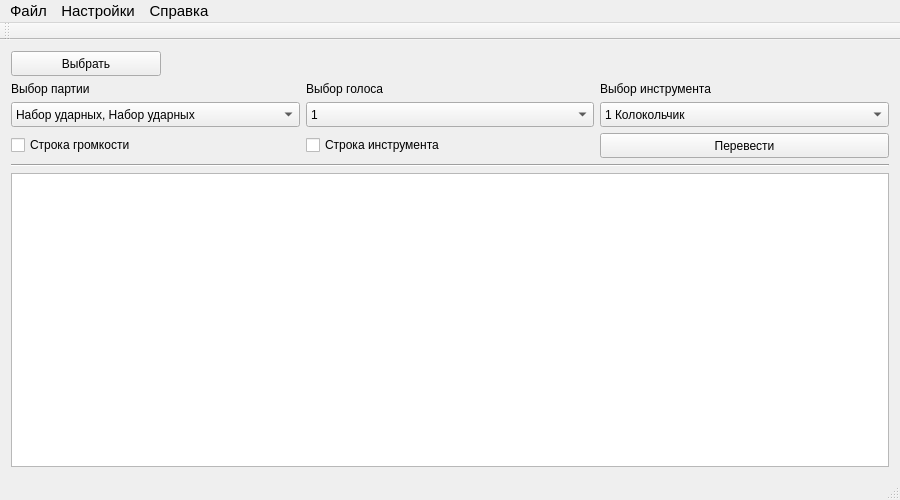
<?xml version="1.0" encoding="UTF-8"?>
<ui version="4.0">
 <class>MainWindow</class>
 <widget class="QMainWindow" name="MainWindow">
  <property name="enabled">
   <bool>true</bool>
  </property>
  <property name="geometry">
   <rect>
    <x>0</x>
    <y>0</y>
    <width>900</width>
    <height>500</height>
   </rect>
  </property>
  <property name="minimumSize">
   <size>
    <width>0</width>
    <height>0</height>
   </size>
  </property>
  <property name="windowTitle">
   <string>MainWindow</string>
  </property>
  <widget class="QWidget" name="centralWidget">
   <property name="sizePolicy">
    <sizepolicy hsizetype="Fixed" vsizetype="Fixed">
     <horstretch>0</horstretch>
     <verstretch>0</verstretch>
    </sizepolicy>
   </property>
   <layout class="QGridLayout" name="gridLayout">
    <item row="0" column="0">
     <layout class="QHBoxLayout" name="horizontalLayout_4">
      <property name="spacing">
       <number>0</number>
      </property>
      <item>
       <widget class="QPushButton" name="OpenXmlFile">
        <property name="sizePolicy">
         <sizepolicy hsizetype="Fixed" vsizetype="Fixed">
          <horstretch>0</horstretch>
          <verstretch>0</verstretch>
         </sizepolicy>
        </property>
        <property name="minimumSize">
         <size>
          <width>150</width>
          <height>25</height>
         </size>
        </property>
        <property name="text">
         <string>Выбрать</string>
        </property>
       </widget>
      </item>
      <item>
       <spacer name="horizontalSpacer">
        <property name="orientation">
         <enum>Qt::Horizontal</enum>
        </property>
        <property name="sizeHint" stdset="0">
         <size>
          <width>40</width>
          <height>20</height>
         </size>
        </property>
       </spacer>
      </item>
     </layout>
    </item>
    <item row="1" column="0">
     <layout class="QGridLayout" name="gridLayout_2">
      <item row="0" column="0">
       <widget class="QLabel" name="label_3">
        <property name="text">
         <string>Выбор партии</string>
        </property>
       </widget>
      </item>
      <item row="0" column="1">
       <widget class="QLabel" name="label">
        <property name="text">
         <string>Выбор голоса</string>
        </property>
       </widget>
      </item>
      <item row="0" column="2">
       <widget class="QLabel" name="label_4">
        <property name="text">
         <string>Выбор инструмента</string>
        </property>
       </widget>
      </item>
      <item row="1" column="0">
       <widget class="QComboBox" name="comboBox">
        <property name="minimumSize">
         <size>
          <width>0</width>
          <height>25</height>
         </size>
        </property>
        <item>
         <property name="text">
          <string>Набор ударных, Набор ударных</string>
         </property>
        </item>
       </widget>
      </item>
      <item row="1" column="1">
       <widget class="QComboBox" name="comboBox_2">
        <property name="minimumSize">
         <size>
          <width>0</width>
          <height>25</height>
         </size>
        </property>
        <item>
         <property name="text">
          <string>1</string>
         </property>
        </item>
        <item>
         <property name="text">
          <string>2</string>
         </property>
        </item>
       </widget>
      </item>
      <item row="1" column="2">
       <widget class="QComboBox" name="comboBox_3">
        <property name="minimumSize">
         <size>
          <width>0</width>
          <height>25</height>
         </size>
        </property>
        <item>
         <property name="text">
          <string>1 Колокольчик</string>
         </property>
        </item>
       </widget>
      </item>
     </layout>
    </item>
    <item row="2" column="0">
     <layout class="QHBoxLayout" name="horizontalLayout">
      <item>
       <widget class="QCheckBox" name="checkBox">
        <property name="text">
         <string>Строка громкости</string>
        </property>
       </widget>
      </item>
      <item>
       <widget class="QCheckBox" name="checkBox_2">
        <property name="text">
         <string>Строка инструмента</string>
        </property>
       </widget>
      </item>
      <item>
       <widget class="QPushButton" name="pushButton_2">
        <property name="minimumSize">
         <size>
          <width>0</width>
          <height>25</height>
         </size>
        </property>
        <property name="text">
         <string>Перевести</string>
        </property>
       </widget>
      </item>
     </layout>
    </item>
    <item row="3" column="0">
     <widget class="Line" name="line">
      <property name="orientation">
       <enum>Qt::Horizontal</enum>
      </property>
     </widget>
    </item>
    <item row="4" column="0">
     <widget class="QTextEdit" name="TranslatedArea"/>
    </item>
   </layout>
  </widget>
  <widget class="QMenuBar" name="menuBar">
   <property name="geometry">
    <rect>
     <x>0</x>
     <y>0</y>
     <width>900</width>
     <height>26</height>
    </rect>
   </property>
   <property name="font">
    <font>
     <pointsize>11</pointsize>
    </font>
   </property>
   <widget class="QMenu" name="menu">
    <property name="font">
     <font>
      <pointsize>11</pointsize>
     </font>
    </property>
    <property name="title">
     <string>Файл</string>
    </property>
    <addaction name="OpenFile"/>
    <addaction name="CloseFile"/>
    <addaction name="Exit"/>
   </widget>
   <widget class="QMenu" name="menu_2">
    <property name="font">
     <font>
      <pointsize>11</pointsize>
     </font>
    </property>
    <property name="title">
     <string>Справка</string>
    </property>
    <addaction name="action_4"/>
    <addaction name="action_5"/>
    <addaction name="about_QT"/>
   </widget>
   <widget class="QMenu" name="menu_3">
    <property name="font">
     <font>
      <pointsize>11</pointsize>
     </font>
    </property>
    <property name="title">
     <string>Настройки</string>
    </property>
    <addaction name="action_6"/>
    <addaction name="action_7"/>
    <addaction name="MenuConsole"/>
   </widget>
   <addaction name="menu"/>
   <addaction name="menu_3"/>
   <addaction name="menu_2"/>
  </widget>
  <widget class="QToolBar" name="mainToolBar">
   <attribute name="toolBarArea">
    <enum>TopToolBarArea</enum>
   </attribute>
   <attribute name="toolBarBreak">
    <bool>false</bool>
   </attribute>
  </widget>
  <widget class="QStatusBar" name="statusBar"/>
  <action name="OpenFile">
   <property name="text">
    <string>Открыть файл</string>
   </property>
   <property name="font">
    <font>
     <pointsize>11</pointsize>
    </font>
   </property>
   <property name="shortcut">
    <string>Ctrl+O</string>
   </property>
  </action>
  <action name="CloseFile">
   <property name="text">
    <string>Закрыть файл</string>
   </property>
   <property name="font">
    <font>
     <pointsize>11</pointsize>
    </font>
   </property>
   <property name="shortcut">
    <string>Ctrl+W</string>
   </property>
  </action>
  <action name="Exit">
   <property name="text">
    <string>Выход</string>
   </property>
   <property name="font">
    <font>
     <pointsize>11</pointsize>
    </font>
   </property>
   <property name="shortcut">
    <string>Ctrl+Q</string>
   </property>
  </action>
  <action name="action_4">
   <property name="text">
    <string>Руководство</string>
   </property>
   <property name="font">
    <font>
     <pointsize>11</pointsize>
    </font>
   </property>
  </action>
  <action name="action_5">
   <property name="text">
    <string>О программе</string>
   </property>
   <property name="font">
    <font>
     <pointsize>11</pointsize>
    </font>
   </property>
  </action>
  <action name="about_QT">
   <property name="text">
    <string>О QT</string>
   </property>
   <property name="font">
    <font>
     <pointsize>11</pointsize>
    </font>
   </property>
  </action>
  <action name="action_6">
   <property name="text">
    <string>Конфигуратор ударных инструментов</string>
   </property>
   <property name="font">
    <font>
     <pointsize>11</pointsize>
    </font>
   </property>
  </action>
  <action name="action_7">
   <property name="text">
    <string>Настройка названия строк </string>
   </property>
   <property name="font">
    <font>
     <pointsize>11</pointsize>
    </font>
   </property>
  </action>
  <action name="MenuConsole">
   <property name="text">
    <string>Отладочная информация</string>
   </property>
   <property name="font">
    <font>
     <pointsize>11</pointsize>
    </font>
   </property>
  </action>
 </widget>
 <layoutdefault spacing="6" margin="11"/>
 <resources/>
 <connections/>
</ui>
